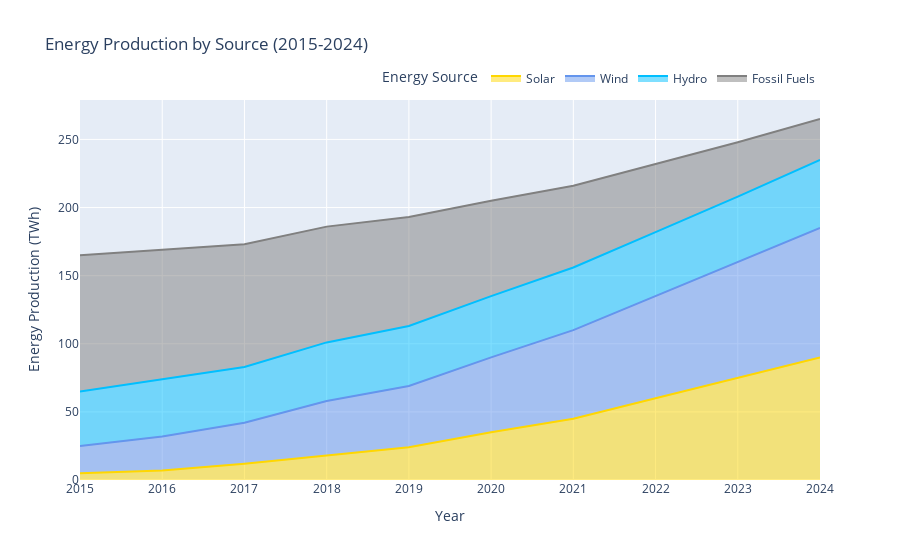

The cell this chart's notebook holds for it:
### Code cell
# Sample data for energy production by source over years
years = list(range(2015, 2025))
solar = [5, 7, 12, 18, 24, 35, 45, 60, 75, 90]
wind = [20, 25, 30, 40, 45, 55, 65, 75, 85, 95]
hydro = [40, 42, 41, 43, 44, 45, 46, 47, 48, 50]
fossil = [100, 95, 90, 85, 80, 70, 60, 50, 40, 30]

# Create a DataFrame for easier data manipulation
df = pd.DataFrame({
    'Year': years,
    'Solar': solar,
    'Wind': wind,
    'Hydro': hydro,
    'Fossil Fuels': fossil
})

# Melt the DataFrame to long format
df_melted = df.melt(id_vars='Year', 
                     value_vars=['Solar', 'Wind', 'Hydro', 'Fossil Fuels'],
                     var_name='Energy Source', value_name='Energy Production (TWh)')

# Create the figure using plotly express
fig = px.area(df_melted, 
              x='Year', 
              y='Energy Production (TWh)', 
              color='Energy Source',
              title='Energy Production by Source (2015-2024)',
              color_discrete_map={
                  'Solar': 'rgb(255, 215, 0)',
                  'Wind': 'rgb(100, 149, 237)',
                  'Hydro': 'rgb(0, 191, 255)',
                  'Fossil Fuels': 'rgb(128, 128, 128)'
              })

# Update layout for hovermode and legend
fig.update_layout(
    hovermode='x unified',
    legend=dict(
        orientation="h",
        yanchor="bottom",
        y=1.02,
        xanchor="right",
        x=1
    )
)

# Show the figure
fig.show()

### Figure 1 — Plotly figure (JSON) as saved in the notebook; plotly's stock layout.template omitted (floating-point values rounded to 4 significant figures)
{"data": [{"fillpattern": {"shape": ""}, "hovertemplate": "Energy Source=Solar<br>Year=%{x}<br>Energy Production (TWh)=%{y}<extra></extra>", "legendgroup": "Solar", "line": {"color": "rgb(255, 215, 0)"}, "marker": {"symbol": "circle"}, "mode": "lines", "name": "Solar", "orientation": "v", "showlegend": true, "stackgroup": "1", "type": "scatter", "x": [2015, 2016, 2017, 2018, 2019, 2020, 2021, 2022, 2023, 2024], "xaxis": "x", "y": [5, 7, 12, 18, 24, 35, 45, 60, 75, 90], "yaxis": "y"}, {"fillpattern": {"shape": ""}, "hovertemplate": "Energy Source=Wind<br>Year=%{x}<br>Energy Production (TWh)=%{y}<extra></extra>", "legendgroup": "Wind", "line": {"color": "rgb(100, 149, 237)"}, "marker": {"symbol": "circle"}, "mode": "lines", "name": "Wind", "orientation": "v", "showlegend": true, "stackgroup": "1", "type": "scatter", "x": [2015, 2016, 2017, 2018, 2019, 2020, 2021, 2022, 2023, 2024], "xaxis": "x", "y": [20, 25, 30, 40, 45, 55, 65, 75, 85, 95], "yaxis": "y"}, {"fillpattern": {"shape": ""}, "hovertemplate": "Energy Source=Hydro<br>Year=%{x}<br>Energy Production (TWh)=%{y}<extra></extra>", "legendgroup": "Hydro", "line": {"color": "rgb(0, 191, 255)"}, "marker": {"symbol": "circle"}, "mode": "lines", "name": "Hydro", "orientation": "v", "showlegend": true, "stackgroup": "1", "type": "scatter", "x": [2015, 2016, 2017, 2018, 2019, 2020, 2021, 2022, 2023, 2024], "xaxis": "x", "y": [40, 42, 41, 43, 44, 45, 46, 47, 48, 50], "yaxis": "y"}, {"fillpattern": {"shape": ""}, "hovertemplate": "Energy Source=Fossil Fuels<br>Year=%{x}<br>Energy Production (TWh)=%{y}<extra></extra>", "legendgroup": "Fossil Fuels", "line": {"color": "rgb(128, 128, 128)"}, "marker": {"symbol": "circle"}, "mode": "lines", "name": "Fossil Fuels", "orientation": "v", "showlegend": true, "stackgroup": "1", "type": "scatter", "x": [2015, 2016, 2017, 2018, 2019, 2020, 2021, 2022, 2023, 2024], "xaxis": "x", "y": [100, 95, 90, 85, 80, 70, 60, 50, 40, 30], "yaxis": "y"}], "layout": {"hovermode": "x unified", "legend": {"orientation": "h", "title": {"text": "Energy Source"}, "tracegroupgap": 0, "x": 1, "xanchor": "right", "y": 1.02, "yanchor": "bottom"}, "title": {"text": "Energy Production by Source (2015-2024)"}, "xaxis": {"anchor": "y", "domain": [0, 1], "title": {"text": "Year"}}, "yaxis": {"anchor": "x", "domain": [0, 1], "title": {"text": "Energy Production (TWh)"}}}}
